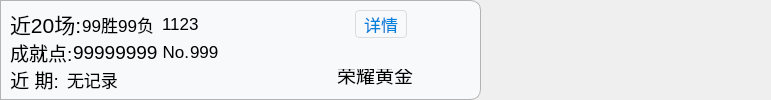
<?xml version="1.0" encoding="UTF-8"?>
<ui version="4.0">
 <class>form</class>
 <widget class="QWidget" name="form">
  <property name="geometry">
   <rect>
    <x>0</x>
    <y>0</y>
    <width>771</width>
    <height>100</height>
   </rect>
  </property>
  <property name="maximumSize">
   <size>
    <width>16777215</width>
    <height>100333</height>
   </size>
  </property>
  <property name="windowTitle">
   <string>Form</string>
  </property>
  <property name="styleSheet">
   <string notr="true"/>
  </property>
  <widget class="QWidget" name="summoner" native="true">
   <property name="geometry">
    <rect>
     <x>0</x>
     <y>0</y>
     <width>481</width>
     <height>100</height>
    </rect>
   </property>
   <property name="minimumSize">
    <size>
     <width>0</width>
     <height>100</height>
    </size>
   </property>
   <property name="maximumSize">
    <size>
     <width>59999</width>
     <height>100</height>
    </size>
   </property>
   <property name="styleSheet">
    <string notr="true">QWidget#summoner{
background-color:rgb(248, 249, 250);
border: 1px solid rgb(179, 179, 179) ;
border-style:solid;
border-bottom-right-radius:10px;
border-top-right-radius:10px;
}</string>
   </property>
   <widget class="QWidget" name="layoutWidget">
    <property name="geometry">
     <rect>
      <x>0</x>
      <y>0</y>
      <width>451</width>
      <height>101</height>
     </rect>
    </property>
    <layout class="QHBoxLayout" name="horizontalLayout_4">
     <property name="spacing">
      <number>10</number>
     </property>
     <property name="leftMargin">
      <number>10</number>
     </property>
     <property name="topMargin">
      <number>10</number>
     </property>
     <property name="rightMargin">
      <number>5</number>
     </property>
     <property name="bottomMargin">
      <number>8</number>
     </property>
     <item>
      <layout class="QVBoxLayout" name="verticalLayout">
       <property name="spacing">
        <number>0</number>
       </property>
       <item>
        <layout class="QHBoxLayout" name="horizontalLayout">
         <property name="spacing">
          <number>0</number>
         </property>
         <property name="rightMargin">
          <number>6</number>
         </property>
         <property name="bottomMargin">
          <number>0</number>
         </property>
         <item>
          <widget class="QLabel" name="recently">
           <property name="font">
            <font>
             <pointsize>16</pointsize>
             <weight>50</weight>
             <bold>false</bold>
            </font>
           </property>
           <property name="text">
            <string>近20场:</string>
           </property>
           <property name="alignment">
            <set>Qt::AlignLeading|Qt::AlignLeft|Qt::AlignVCenter</set>
           </property>
          </widget>
         </item>
         <item>
          <layout class="QHBoxLayout" name="horizontalLayout_6">
           <property name="spacing">
            <number>8</number>
           </property>
           <item>
            <widget class="QLabel" name="recently_worl">
             <property name="font">
              <font>
               <pointsize>13</pointsize>
              </font>
             </property>
             <property name="text">
              <string>99胜99负</string>
             </property>
             <property name="alignment">
              <set>Qt::AlignRight|Qt::AlignTrailing|Qt::AlignVCenter</set>
             </property>
            </widget>
           </item>
           <item>
            <widget class="QLabel" name="recently_state">
             <property name="font">
              <font>
               <pointsize>13</pointsize>
              </font>
             </property>
             <property name="text">
              <string>1123</string>
             </property>
             <property name="alignment">
              <set>Qt::AlignLeading|Qt::AlignLeft|Qt::AlignVCenter</set>
             </property>
            </widget>
           </item>
          </layout>
         </item>
         <item>
          <spacer name="horizontalSpacer_3">
           <property name="orientation">
            <enum>Qt::Horizontal</enum>
           </property>
           <property name="sizeType">
            <enum>QSizePolicy::MinimumExpanding</enum>
           </property>
           <property name="sizeHint" stdset="0">
            <size>
             <width>10</width>
             <height>20</height>
            </size>
           </property>
          </spacer>
         </item>
         <item>
          <widget class="QPushButton" name="detail">
           <property name="maximumSize">
            <size>
             <width>80</width>
             <height>16777215</height>
            </size>
           </property>
           <property name="font">
            <font>
             <pointsize>13</pointsize>
            </font>
           </property>
           <property name="styleSheet">
            <string notr="true">
QPushButton {

    color: #0081db;
    border: 1px solid #dadce0;
    padding: 4px 8px;
    border-radius: 4px;
}
QPushButton:!window {
    background: transparent;
}
QPushButton:flat,
QPushButton:default {
    border: none;
    padding: 5px 9px;
}
QPushButton:default {
    color: #f8f9fa;
    background: #0081db;
}
QPushButton:hover,
QPushButton:flat:hover {
    background: rgba(181.000, 202.000, 244.000, 0.333);
}
QPushButton:pressed,
QPushButton:flat:pressed,
QPushButton:checked:pressed,
QPushButton:flat:checked:pressed {
    background: rgba(181.000, 202.000, 244.000, 0.933);
}
QPushButton:checked,
QPushButton:flat:checked {
    background: rgba(181.000, 202.000, 244.000, 0.733);
}
QPushButton:default:hover {
    background: #3781ea;
}
QPushButton:default:pressed {
    background: #6ca1f0;
}
QPushButton:default:disabled {
    background: #dadce0;
}</string>
           </property>
           <property name="text">
            <string>详情</string>
           </property>
          </widget>
         </item>
        </layout>
       </item>
       <item>
        <layout class="QHBoxLayout" name="horizontalLayout_2">
         <property name="spacing">
          <number>0</number>
         </property>
         <item>
          <widget class="QLabel" name="label_3">
           <property name="font">
            <font>
             <pointsize>14</pointsize>
             <weight>50</weight>
             <italic>false</italic>
             <bold>false</bold>
            </font>
           </property>
           <property name="text">
            <string>成就点:</string>
           </property>
           <property name="alignment">
            <set>Qt::AlignLeading|Qt::AlignLeft|Qt::AlignVCenter</set>
           </property>
          </widget>
         </item>
         <item>
          <widget class="QLabel" name="hero_proficiency">
           <property name="font">
            <font>
             <pointsize>14</pointsize>
            </font>
           </property>
           <property name="text">
            <string>99999999</string>
           </property>
          </widget>
         </item>
         <item>
          <layout class="QHBoxLayout" name="horizontalLayout_5">
           <property name="spacing">
            <number>0</number>
           </property>
           <item>
            <widget class="QLabel" name="label_2">
             <property name="maximumSize">
              <size>
               <width>232</width>
               <height>16777215</height>
              </size>
             </property>
             <property name="font">
              <font>
               <pointsize>13</pointsize>
              </font>
             </property>
             <property name="text">
              <string> No.</string>
             </property>
             <property name="alignment">
              <set>Qt::AlignLeading|Qt::AlignLeft|Qt::AlignVCenter</set>
             </property>
            </widget>
           </item>
           <item>
            <widget class="QLabel" name="hero_no">
             <property name="font">
              <font>
               <pointsize>13</pointsize>
              </font>
             </property>
             <property name="text">
              <string>999</string>
             </property>
            </widget>
           </item>
          </layout>
         </item>
         <item>
          <spacer name="horizontalSpacer_4">
           <property name="orientation">
            <enum>Qt::Horizontal</enum>
           </property>
           <property name="sizeHint" stdset="0">
            <size>
             <width>40</width>
             <height>20</height>
            </size>
           </property>
          </spacer>
         </item>
        </layout>
       </item>
       <item>
        <layout class="QHBoxLayout" name="horizontalLayout_3">
         <property name="spacing">
          <number>8</number>
         </property>
         <item>
          <widget class="QLabel" name="session_value_5">
           <property name="font">
            <font>
             <pointsize>14</pointsize>
             <weight>50</weight>
             <bold>false</bold>
            </font>
           </property>
           <property name="text">
            <string>近 期:</string>
           </property>
           <property name="alignment">
            <set>Qt::AlignRight|Qt::AlignTrailing|Qt::AlignVCenter</set>
           </property>
          </widget>
         </item>
         <item>
          <widget class="QLabel" name="hero_worl">
           <property name="font">
            <font>
             <pointsize>13</pointsize>
            </font>
           </property>
           <property name="text">
            <string>无记录</string>
           </property>
          </widget>
         </item>
         <item>
          <spacer name="horizontalSpacer">
           <property name="orientation">
            <enum>Qt::Horizontal</enum>
           </property>
           <property name="sizeHint" stdset="0">
            <size>
             <width>20</width>
             <height>20</height>
            </size>
           </property>
          </spacer>
         </item>
         <item>
          <widget class="QLabel" name="rank">
           <property name="maximumSize">
            <size>
             <width>16777215</width>
             <height>20</height>
            </size>
           </property>
           <property name="font">
            <font>
             <pointsize>14</pointsize>
            </font>
           </property>
           <property name="text">
            <string>荣耀黄金</string>
           </property>
           <property name="alignment">
            <set>Qt::AlignBottom|Qt::AlignLeading|Qt::AlignLeft</set>
           </property>
          </widget>
         </item>
        </layout>
       </item>
      </layout>
     </item>
     <item>
      <widget class="QPushButton" name="shrink">
       <property name="maximumSize">
        <size>
         <width>23</width>
         <height>70</height>
        </size>
       </property>
       <property name="styleSheet">
        <string notr="true">QPushButton {

    color: #0081db;
    border: 0px ;
    border-radius: 4px;
}

QPushButton:!window {
    background: transparent;
}

QPushButton:default {
    color: #f8f9fa;
    background: #0081db;
}
QPushButton:hover,
QPushButton:flat:hover {
    background: rgba(181.000, 202.000, 244.000, 0.333);
}
QPushButton:pressed,
QPushButton:flat:pressed,
QPushButton:checked:pressed,
QPushButton:flat:checked:pressed {
    background: rgba(181.000, 202.000, 244.000, 0.933);
}
QPushButton:checked,
QPushButton:flat:checked {
    background: rgba(181.000, 202.000, 244.000, 0.733);
}
QPushButton:default:hover {
    background: #3781ea;
}
QPushButton:default:pressed {
    background: #6ca1f0;
}
QPushButton:default:disabled {
    background: #dadce0;
}</string>
       </property>
       <property name="text">
        <string/>
       </property>
       <property name="icon">
        <iconset>
         <normaloff>C:/Users/lnori/Desktop/left.png</normaloff>C:/Users/lnori/Desktop/left.png</iconset>
       </property>
       <property name="iconSize">
        <size>
         <width>23</width>
         <height>70</height>
        </size>
       </property>
       <property name="autoRepeatDelay">
        <number>292</number>
       </property>
      </widget>
     </item>
     <item>
      <spacer name="horizontalSpacer_2">
       <property name="orientation">
        <enum>Qt::Horizontal</enum>
       </property>
       <property name="sizeType">
        <enum>QSizePolicy::Minimum</enum>
       </property>
       <property name="sizeHint" stdset="0">
        <size>
         <width>0</width>
         <height>20</height>
        </size>
       </property>
      </spacer>
     </item>
    </layout>
   </widget>
  </widget>
 </widget>
 <resources/>
 <connections/>
</ui>
